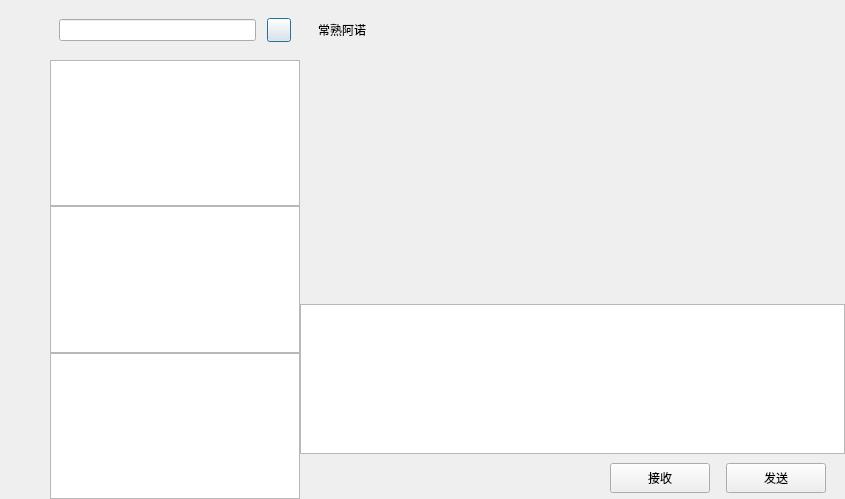
<?xml version="1.0" encoding="UTF-8"?>
<ui version="4.0">
 <class>ChatDialog</class>
 <widget class="QDialog" name="ChatDialog">
  <property name="geometry">
   <rect>
    <x>0</x>
    <y>0</y>
    <width>845</width>
    <height>499</height>
   </rect>
  </property>
  <property name="windowTitle">
   <string>Dialog</string>
  </property>
  <layout class="QHBoxLayout" name="horizontalLayout">
   <property name="spacing">
    <number>0</number>
   </property>
   <property name="leftMargin">
    <number>0</number>
   </property>
   <property name="topMargin">
    <number>0</number>
   </property>
   <property name="rightMargin">
    <number>0</number>
   </property>
   <property name="bottomMargin">
    <number>0</number>
   </property>
   <item>
    <widget class="QWidget" name="side_bar" native="true">
     <property name="sizePolicy">
      <sizepolicy hsizetype="Fixed" vsizetype="Expanding">
       <horstretch>0</horstretch>
       <verstretch>0</verstretch>
      </sizepolicy>
     </property>
     <property name="minimumSize">
      <size>
       <width>50</width>
       <height>0</height>
      </size>
     </property>
     <property name="maximumSize">
      <size>
       <width>50</width>
       <height>16777215</height>
      </size>
     </property>
     <layout class="QVBoxLayout" name="verticalLayout">
      <property name="leftMargin">
       <number>10</number>
      </property>
      <property name="topMargin">
       <number>30</number>
      </property>
      <property name="rightMargin">
       <number>0</number>
      </property>
      <property name="bottomMargin">
       <number>0</number>
      </property>
      <item>
       <widget class="QWidget" name="widget" native="true">
        <layout class="QVBoxLayout" name="verticalLayout_3">
         <property name="spacing">
          <number>30</number>
         </property>
         <property name="leftMargin">
          <number>0</number>
         </property>
         <property name="topMargin">
          <number>0</number>
         </property>
         <property name="rightMargin">
          <number>0</number>
         </property>
         <property name="bottomMargin">
          <number>0</number>
         </property>
         <item>
          <widget class="QLabel" name="side_head_lb">
           <property name="minimumSize">
            <size>
             <width>30</width>
             <height>30</height>
            </size>
           </property>
           <property name="maximumSize">
            <size>
             <width>30</width>
             <height>30</height>
            </size>
           </property>
           <property name="text">
            <string/>
           </property>
          </widget>
         </item>
         <item>
          <widget class="QLabel" name="side_chat_lb">
           <property name="minimumSize">
            <size>
             <width>30</width>
             <height>30</height>
            </size>
           </property>
           <property name="maximumSize">
            <size>
             <width>30</width>
             <height>30</height>
            </size>
           </property>
           <property name="text">
            <string/>
           </property>
          </widget>
         </item>
         <item>
          <widget class="QLabel" name="side_contact_lb">
           <property name="minimumSize">
            <size>
             <width>30</width>
             <height>30</height>
            </size>
           </property>
           <property name="maximumSize">
            <size>
             <width>30</width>
             <height>30</height>
            </size>
           </property>
           <property name="text">
            <string/>
           </property>
          </widget>
         </item>
        </layout>
       </widget>
      </item>
      <item>
       <spacer name="verticalSpacer">
        <property name="orientation">
         <enum>Qt::Orientation::Vertical</enum>
        </property>
        <property name="sizeHint" stdset="0">
         <size>
          <width>20</width>
          <height>40</height>
         </size>
        </property>
       </spacer>
      </item>
     </layout>
    </widget>
   </item>
   <item>
    <widget class="QWidget" name="chat_user_wid" native="true">
     <property name="maximumSize">
      <size>
       <width>250</width>
       <height>16777215</height>
      </size>
     </property>
     <layout class="QVBoxLayout" name="verticalLayout_2">
      <property name="spacing">
       <number>0</number>
      </property>
      <property name="leftMargin">
       <number>0</number>
      </property>
      <property name="topMargin">
       <number>0</number>
      </property>
      <property name="rightMargin">
       <number>0</number>
      </property>
      <property name="bottomMargin">
       <number>0</number>
      </property>
      <item>
       <widget class="QWidget" name="search_wid" native="true">
        <property name="minimumSize">
         <size>
          <width>0</width>
          <height>60</height>
         </size>
        </property>
        <property name="maximumSize">
         <size>
          <width>16777215</width>
          <height>60</height>
         </size>
        </property>
        <layout class="QHBoxLayout" name="horizontalLayout_2">
         <item>
          <widget class="CustomizeEdit" name="search_edit"/>
         </item>
         <item>
          <spacer name="horizontalSpacer">
           <property name="orientation">
            <enum>Qt::Orientation::Horizontal</enum>
           </property>
           <property name="sizeType">
            <enum>QSizePolicy::Policy::Fixed</enum>
           </property>
           <property name="sizeHint" stdset="0">
            <size>
             <width>5</width>
             <height>20</height>
            </size>
           </property>
          </spacer>
         </item>
         <item>
          <widget class="ClickedBtn" name="add_btn">
           <property name="minimumSize">
            <size>
             <width>24</width>
             <height>24</height>
            </size>
           </property>
           <property name="maximumSize">
            <size>
             <width>24</width>
             <height>24</height>
            </size>
           </property>
           <property name="text">
            <string/>
           </property>
          </widget>
         </item>
        </layout>
       </widget>
      </item>
      <item>
       <widget class="ChatUserList" name="chat_user_list"/>
      </item>
      <item>
       <widget class="QListWidget" name="search_list"/>
      </item>
      <item>
       <widget class="QListWidget" name="con_user_list"/>
      </item>
     </layout>
    </widget>
   </item>
   <item>
    <widget class="QWidget" name="chat_data_wid" native="true">
     <layout class="QVBoxLayout" name="verticalLayout_4">
      <property name="spacing">
       <number>0</number>
      </property>
      <property name="leftMargin">
       <number>0</number>
      </property>
      <property name="topMargin">
       <number>0</number>
      </property>
      <property name="rightMargin">
       <number>0</number>
      </property>
      <property name="bottomMargin">
       <number>0</number>
      </property>
      <item>
       <widget class="QWidget" name="title_wid" native="true">
        <property name="minimumSize">
         <size>
          <width>0</width>
          <height>60</height>
         </size>
        </property>
        <property name="maximumSize">
         <size>
          <width>16777215</width>
          <height>60</height>
         </size>
        </property>
        <layout class="QVBoxLayout" name="verticalLayout_5">
         <item>
          <widget class="QWidget" name="widget_2" native="true">
           <layout class="QHBoxLayout" name="horizontalLayout_3">
            <item>
             <widget class="QLabel" name="title_lb">
              <property name="text">
               <string>常熟阿诺</string>
              </property>
             </widget>
            </item>
           </layout>
          </widget>
         </item>
        </layout>
       </widget>
      </item>
      <item>
       <widget class="QWidget" name="chat_data_list" native="true"/>
      </item>
      <item>
       <widget class="QWidget" name="tool_wid" native="true">
        <property name="minimumSize">
         <size>
          <width>0</width>
          <height>30</height>
         </size>
        </property>
        <property name="maximumSize">
         <size>
          <width>16777215</width>
          <height>30</height>
         </size>
        </property>
        <layout class="QHBoxLayout" name="horizontalLayout_4">
         <property name="spacing">
          <number>7</number>
         </property>
         <property name="leftMargin">
          <number>2</number>
         </property>
         <property name="topMargin">
          <number>2</number>
         </property>
         <property name="rightMargin">
          <number>2</number>
         </property>
         <property name="bottomMargin">
          <number>2</number>
         </property>
         <item>
          <spacer name="horizontalSpacer_2">
           <property name="orientation">
            <enum>Qt::Orientation::Horizontal</enum>
           </property>
           <property name="sizeType">
            <enum>QSizePolicy::Policy::Fixed</enum>
           </property>
           <property name="sizeHint" stdset="0">
            <size>
             <width>5</width>
             <height>20</height>
            </size>
           </property>
          </spacer>
         </item>
         <item>
          <widget class="QLabel" name="emo_lib">
           <property name="minimumSize">
            <size>
             <width>25</width>
             <height>25</height>
            </size>
           </property>
           <property name="maximumSize">
            <size>
             <width>25</width>
             <height>25</height>
            </size>
           </property>
           <property name="text">
            <string/>
           </property>
          </widget>
         </item>
         <item>
          <spacer name="horizontalSpacer_3">
           <property name="orientation">
            <enum>Qt::Orientation::Horizontal</enum>
           </property>
           <property name="sizeType">
            <enum>QSizePolicy::Policy::Fixed</enum>
           </property>
           <property name="sizeHint" stdset="0">
            <size>
             <width>5</width>
             <height>20</height>
            </size>
           </property>
          </spacer>
         </item>
         <item>
          <widget class="QLabel" name="file_lib">
           <property name="minimumSize">
            <size>
             <width>25</width>
             <height>25</height>
            </size>
           </property>
           <property name="maximumSize">
            <size>
             <width>25</width>
             <height>25</height>
            </size>
           </property>
           <property name="text">
            <string/>
           </property>
          </widget>
         </item>
         <item>
          <spacer name="horizontalSpacer_4">
           <property name="orientation">
            <enum>Qt::Orientation::Horizontal</enum>
           </property>
           <property name="sizeHint" stdset="0">
            <size>
             <width>40</width>
             <height>20</height>
            </size>
           </property>
          </spacer>
         </item>
        </layout>
       </widget>
      </item>
      <item>
       <widget class="QTextEdit" name="chatEdit">
        <property name="minimumSize">
         <size>
          <width>0</width>
          <height>150</height>
         </size>
        </property>
        <property name="maximumSize">
         <size>
          <width>16777215</width>
          <height>150</height>
         </size>
        </property>
       </widget>
      </item>
      <item>
       <widget class="QWidget" name="widget_5" native="true">
        <property name="minimumSize">
         <size>
          <width>0</width>
          <height>45</height>
         </size>
        </property>
        <property name="maximumSize">
         <size>
          <width>16777215</width>
          <height>45</height>
         </size>
        </property>
        <layout class="QHBoxLayout" name="horizontalLayout_5">
         <property name="bottomMargin">
          <number>15</number>
         </property>
         <item>
          <spacer name="horizontalSpacer_5">
           <property name="orientation">
            <enum>Qt::Orientation::Horizontal</enum>
           </property>
           <property name="sizeHint" stdset="0">
            <size>
             <width>40</width>
             <height>20</height>
            </size>
           </property>
          </spacer>
         </item>
         <item>
          <widget class="QPushButton" name="receive_btn">
           <property name="minimumSize">
            <size>
             <width>100</width>
             <height>30</height>
            </size>
           </property>
           <property name="maximumSize">
            <size>
             <width>100</width>
             <height>30</height>
            </size>
           </property>
           <property name="text">
            <string>接收</string>
           </property>
          </widget>
         </item>
         <item>
          <spacer name="horizontalSpacer_6">
           <property name="orientation">
            <enum>Qt::Orientation::Horizontal</enum>
           </property>
           <property name="sizeType">
            <enum>QSizePolicy::Policy::Fixed</enum>
           </property>
           <property name="sizeHint" stdset="0">
            <size>
             <width>10</width>
             <height>20</height>
            </size>
           </property>
          </spacer>
         </item>
         <item>
          <widget class="QPushButton" name="send_btn">
           <property name="minimumSize">
            <size>
             <width>100</width>
             <height>30</height>
            </size>
           </property>
           <property name="maximumSize">
            <size>
             <width>100</width>
             <height>30</height>
            </size>
           </property>
           <property name="text">
            <string>发送</string>
           </property>
          </widget>
         </item>
         <item>
          <spacer name="horizontalSpacer_7">
           <property name="orientation">
            <enum>Qt::Orientation::Horizontal</enum>
           </property>
           <property name="sizeType">
            <enum>QSizePolicy::Policy::Fixed</enum>
           </property>
           <property name="sizeHint" stdset="0">
            <size>
             <width>10</width>
             <height>20</height>
            </size>
           </property>
          </spacer>
         </item>
        </layout>
       </widget>
      </item>
     </layout>
    </widget>
   </item>
  </layout>
 </widget>
 <customwidgets>
  <customwidget>
   <class>ClickedBtn</class>
   <extends>QPushButton</extends>
   <header location="global">clickedbtn.h</header>
  </customwidget>
  <customwidget>
   <class>CustomizeEdit</class>
   <extends>QLineEdit</extends>
   <header location="global">customizeedit.h</header>
  </customwidget>
  <customwidget>
   <class>ChatUserList</class>
   <extends>QListWidget</extends>
   <header location="global">chatuserlist.h</header>
  </customwidget>
 </customwidgets>
 <resources/>
 <connections/>
</ui>
